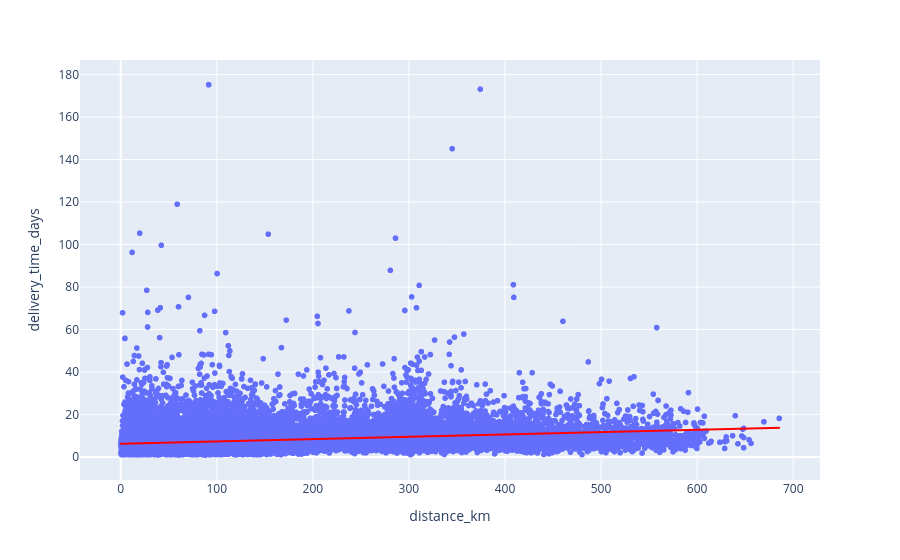

Source (notebook cell):
### Code cell
px.scatter(df, x = 'distance_km', y = 'delivery_time_days', 
           trendline_color_override="red", trendline='ols')

### Figure 1 — Plotly figure (JSON) as saved in the notebook; plotly's stock layout.template omitted (floating-point values rounded to 4 significant figures; data arrays with more than 128 entries replaced by an {"elided": "..."} marker saying what was removed)
{"data": [{"hovertemplate": "distance_km=%{x}<br>delivery_time_days=%{y}<extra></extra>", "legendgroup": "", "marker": {"color": "#636efa", "symbol": "circle"}, "mode": "markers", "name": "", "showlegend": false, "type": "scattergl", "x": {"elided": "33820 float values"}, "xaxis": "x", "y": {"elided": "33820 float values"}, "yaxis": "y"}, {"hovertemplate": "<b>OLS trendline</b><br>delivery_time_days = 0.0109697 * distance_km + 6.18895<br>R<sup>2</sup>=0.063647<br><br>distance_km=%{x}<br>delivery_time_days=%{y} <b>(trend)</b><extra></extra>", "legendgroup": "", "line": {"color": "red"}, "marker": {"color": "#636efa", "symbol": "circle"}, "mode": "lines", "name": "", "showlegend": false, "type": "scattergl", "x": {"elided": "33820 float values"}, "xaxis": "x", "y": {"elided": "33820 float values"}, "yaxis": "y"}], "layout": {"legend": {"tracegroupgap": 0}, "margin": {"t": 60}, "xaxis": {"anchor": "y", "domain": [0, 1], "title": {"text": "distance_km"}}, "yaxis": {"anchor": "x", "domain": [0, 1], "title": {"text": "delivery_time_days"}}}}
